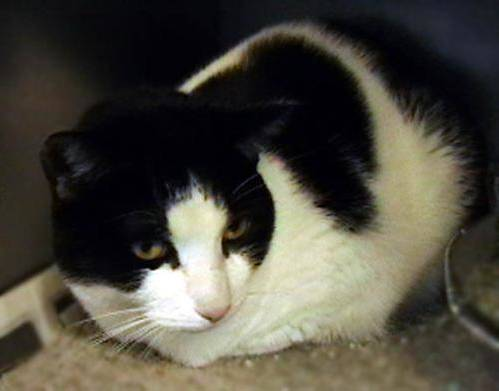
#> input picture dogs-vs-cats-redux-kernels-edition/train/train/cat.10069.jpg, 499 x 391 px, found by its file name; its folder holds 4 pictures in this run
$ python 'Svm cats dogs.py'
#> lines starting #> are read from the running program, lines starting #| are printed output that depends on the picture
"""
Task-03: SVM Image Classifier — Cats vs Dogs
Dataset: https://www.kaggle.com/c/dogs-vs-cats/data

How to run:
1. Download the Kaggle dataset and unzip it so you have a folder like:
       dogs-vs-cats/train/   (contains cat.0.jpg, dog.0.jpg, ...)
2. Set DATASET_PATH below to that folder path.
3. pip install numpy scikit-learn pillow matplotlib seaborn tqdm
4. python svm_cats_dogs.py
"""

import os
import numpy as np
import matplotlib.pyplot as plt
import seaborn as sns
from PIL import Image
from tqdm import tqdm
from sklearn.svm import SVC
from sklearn.preprocessing import StandardScaler
from sklearn.decomposition import PCA
from sklearn.model_selection import train_test_split, GridSearchCV
from sklearn.metrics import (
    classification_report, confusion_matrix,
    accuracy_score, ConfusionMatrixDisplay
)
import warnings
warnings.filterwarnings("ignore")

# ─────────────────────────────────────────────
#  CONFIGURATION  (edit these as needed)
# ─────────────────────────────────────────────
DATASET_PATH = r"C:\Users\kusha\OneDrive\Desktop\task 3\dogs-vs-cats-redux-kernels-edition\train\train"
IMG_SIZE     = (64, 64)                # resize target; bigger = better but slower
MAX_IMAGES   = 2000                    # total images to load (1000 cats + 1000 dogs)
TEST_SIZE    = 0.20                    # 80/20 train-test split
PCA_COMPONENTS = 150                   # dimensionality reduction before SVM
RANDOM_STATE = 42
# ─────────────────────────────────────────────


# ══════════════════════════════════════════════
#  1. DATA LOADING
# ══════════════════════════════════════════════
def load_images(folder: str, max_per_class: int = 1000):
    """Load and resize images; return flat numpy arrays + labels."""
#> called with max_per_class = 1000
    X, y = [], []
    class_counts = {"cat": 0, "dog": 0}

    files = [f for f in os.listdir(folder) if f.lower().endswith((".jpg", ".jpeg", ".png"))]
    print(f"\n[INFO] Found {len(files)} total files in '{folder}'")

    for fname in tqdm(files, desc="Loading images"):
        label_str = fname.split(".")[0].lower()          # "cat" or "dog"
        if label_str not in class_counts:
            continue
        if class_counts[label_str] >= max_per_class:
            continue

        try:
            img_path = os.path.join(folder, fname)
            img = Image.open(img_path).convert("RGB").resize(IMG_SIZE)
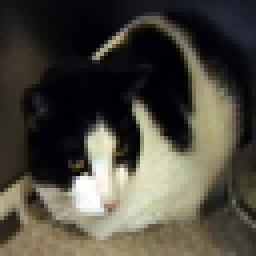
#> img: PIL image 64x64 RGB (shown 4 times larger); mean R, G, B 75.4, 72.2, 62.1
            X.append(np.array(img, dtype=np.float32).flatten() / 255.0)
            y.append(0 if label_str == "cat" else 1)
            class_counts[label_str] += 1
        except Exception as e:
            print(f"  [WARN] Skipping {fname}: {e}")

        if sum(class_counts.values()) >= max_per_class * 2:
            break
#> pass 2 of the loop in load_images, `for fname in tqdm(files, desc="Loading images"):`:
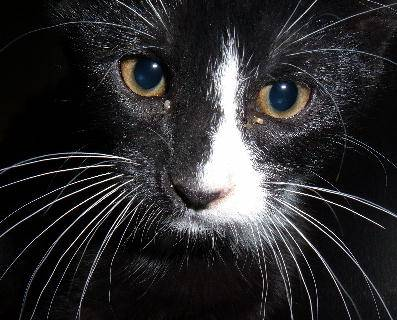
#> input picture dogs-vs-cats-redux-kernels-edition/train/train/cat.10070.jpg, 397 x 320 px, found by its file name
#> in load_images, `img = Image.open(img_path).convert("RGB").resize(IMG_SIZE)`:
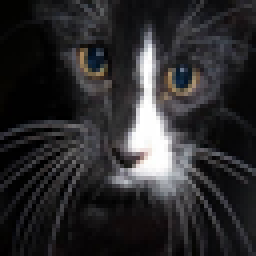
#> img: PIL image 64x64 RGB (shown 4 times larger); mean R, G, B 44.2, 43.4, 44.9
#> pass 3 of the loop in load_images, `for fname in tqdm(files, desc="Loading images"):`:
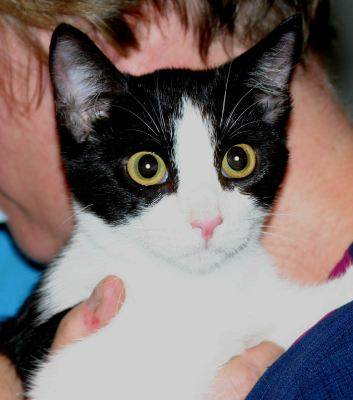
#> input picture dogs-vs-cats-redux-kernels-edition/train/train/cat.1009.jpg, 353 x 400 px, found by its file name
#> in load_images, `img = Image.open(img_path).convert("RGB").resize(IMG_SIZE)`:
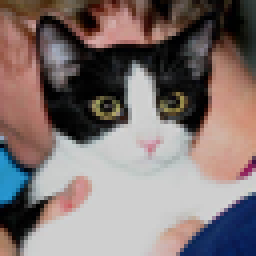
#> img: PIL image 64x64 RGB (shown 4 times larger); mean R, G, B 127.3, 114.8, 113.2
#> the loop made 4 passes; the first 3 are shown

    print(f"[INFO] Loaded — cats: {class_counts['cat']}, dogs: {class_counts['dog']}")
    return np.array(X), np.array(y)


# ══════════════════════════════════════════════
#  2. PREPROCESSING  (PCA + Scaling)
# ══════════════════════════════════════════════
def preprocess(X_train, X_test):
    print(f"\n[INFO] Raw feature size: {X_train.shape[1]}")
#| [INFO] Raw feature size: 12288

    scaler = StandardScaler()
    X_train_s = scaler.fit_transform(X_train)
    X_test_s  = scaler.transform(X_test)

    n_components = min(PCA_COMPONENTS, X_train_s.shape[0], X_train_s.shape[1])
#> n_components = 3
    pca = PCA(n_components=n_components, random_state=RANDOM_STATE)
    X_train_p = pca.fit_transform(X_train_s)
    X_test_p  = pca.transform(X_test_s)

    explained = pca.explained_variance_ratio_.sum() * 100
#> explained = 100
    print(f"[INFO] PCA reduced to {n_components} components "
          f"({explained:.1f}% variance explained)")
#| [INFO] PCA reduced to 3 components (100.0% variance explained)

    return X_train_p, X_test_p, scaler, pca


# ══════════════════════════════════════════════
#  3. MODEL TRAINING
# ══════════════════════════════════════════════
def train_svm(X_train, y_train, tune_hyperparams: bool = False):
    """Train SVM with optional GridSearchCV hyperparameter tuning."""

    if tune_hyperparams:
        print("\n[INFO] Running GridSearchCV (this may take a few minutes)…")
        param_grid = {
            "C":      [0.1, 1, 10],
            "kernel": ["rbf", "linear"],
            "gamma":  ["scale", "auto"],
        }
        grid = GridSearchCV(
            SVC(probability=True, random_state=RANDOM_STATE),
            param_grid,
            cv=3, scoring="accuracy", n_jobs=-1, verbose=1
        )
        grid.fit(X_train, y_train)
        print(f"[INFO] Best params: {grid.best_params_}")
        return grid.best_estimator_

    else:
        print("\n[INFO] Training SVM (RBF kernel, C=10)…")
        model = SVC(C=10, kernel="rbf", gamma="scale",
                    probability=True, random_state=RANDOM_STATE)
#> (the run stopped early here; a loop or call above may not have finished)
